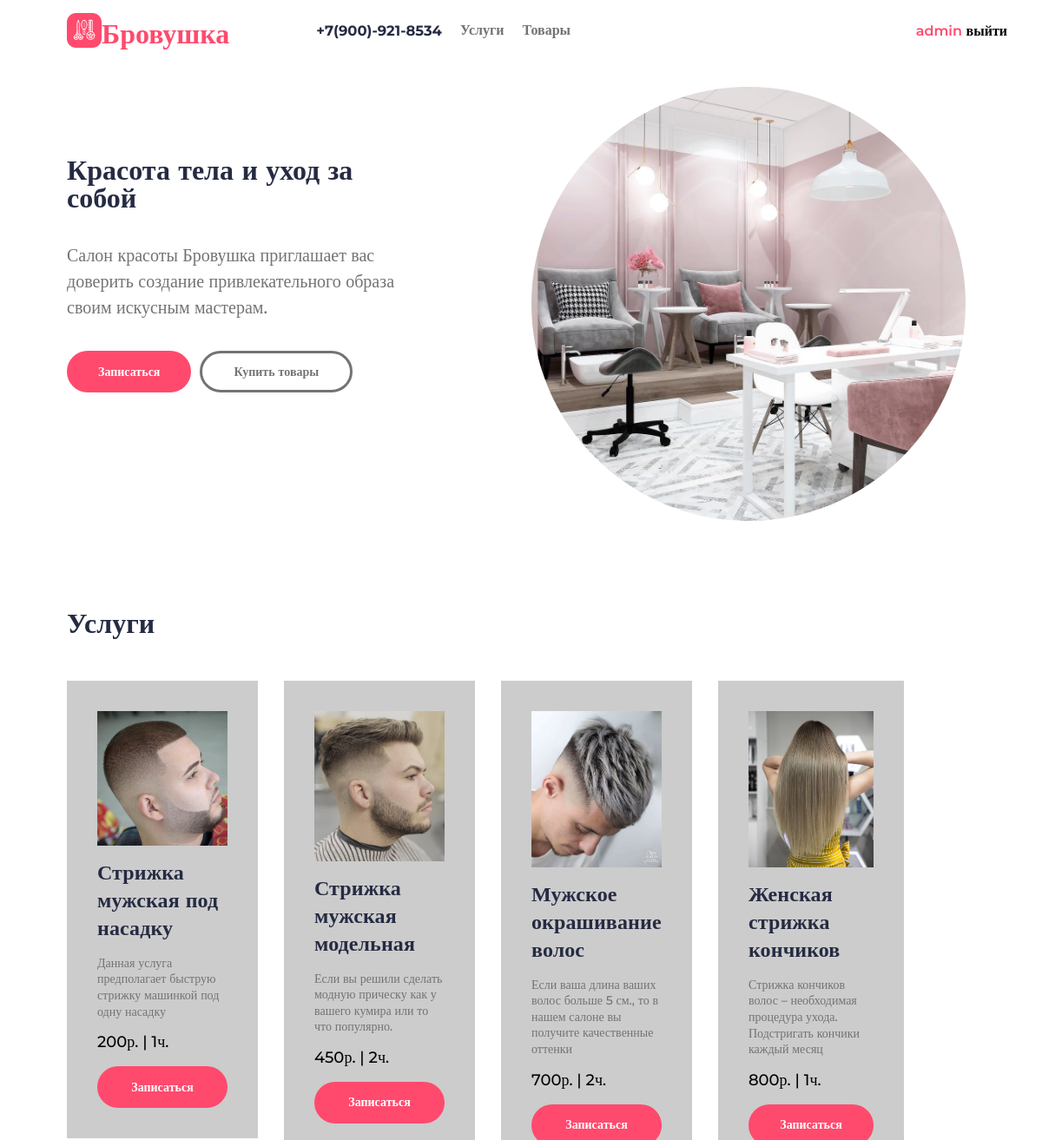
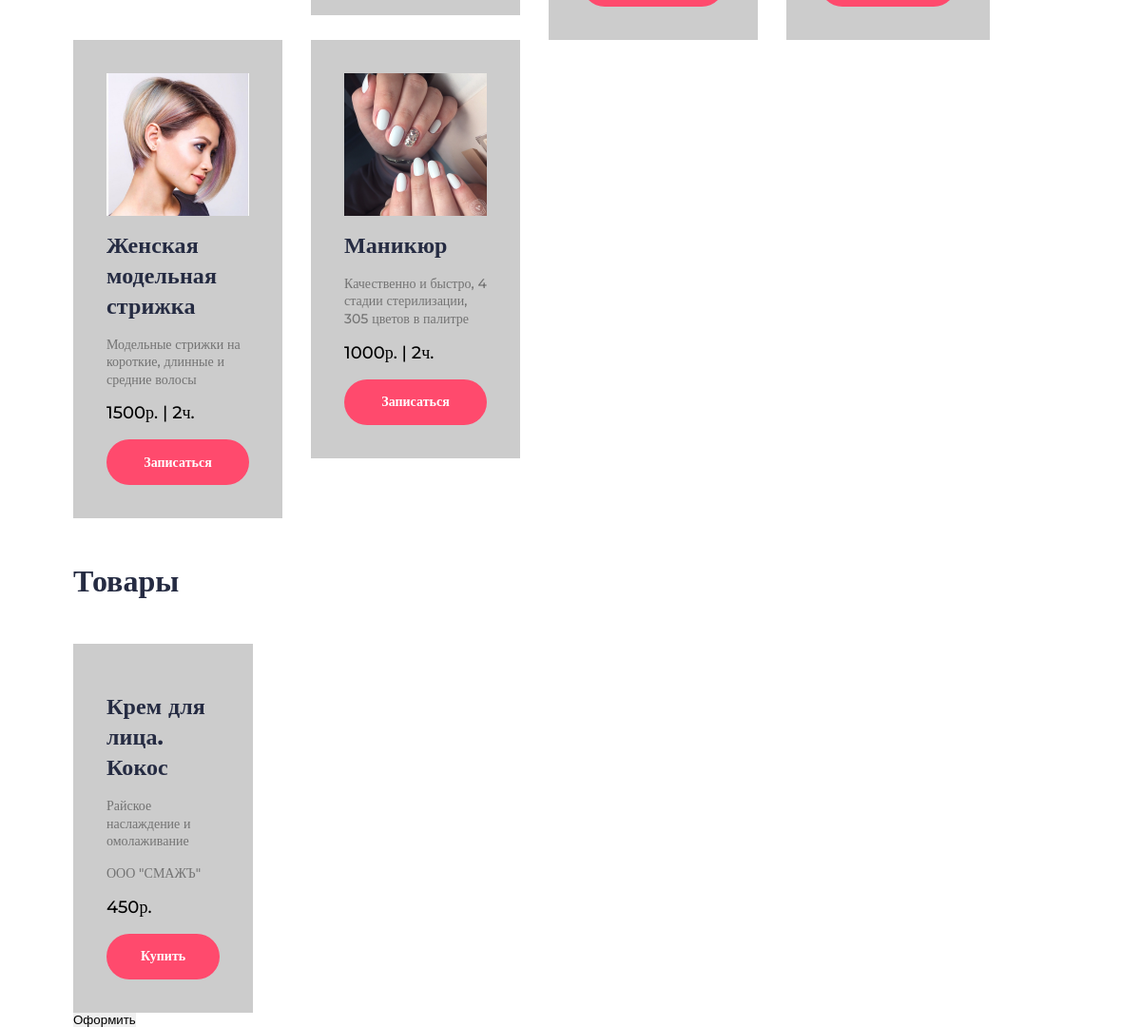
The app's page / (signed in) with its own data (2 pictures, top to bottom).
### service/models.py (models this page shows, shortened)
class Service(models.Model):
    title = models.CharField("Услуга", max_length=100, blank=True)
    description = models.CharField("Описание", max_length=100, blank=True)
    price = models.PositiveIntegerField("Цена", max_length=100, blank=True)
    duration = models.PositiveIntegerField("Длительность (часов)", max_length=100, blank=True)
    photo = models.ImageField("Фото")

class Product(models.Model):
    title = models.CharField("Продукт", max_length=100, blank=True)
    description = models.CharField("Описание", max_length=100, blank=True)
    price = models.PositiveIntegerField("Цена", blank=True)
    weight = models.PositiveIntegerField("Вес",  blank=True)
    size = models.PositiveIntegerField("Обьем в см. куб.", blank=True)
    category = models.ForeignKey(ProductCategory, verbose_name="Категория", on_delete=models.CASCADE)
    production = models.ForeignKey(Production, verbose_name="Производитель", on_delete=models.CASCADE)
    photo = models.ImageField("Фото")

class Production(models.Model):
    title = models.CharField("Производитель", max_length=100, blank=True)
    def __str__(self):
        return self.title

### service/views.py (the view)
# urls.py: path('', MainView.as_view(), name='main_page'),
class MainView(View):
    def get(self, request):
        serv = Service.objects.all()
        prod = Product.objects.all()
        return render(request, "main_page.html", {'serv': serv, 'prod': prod})

### service/templates/main_page.html (shortened to what this page needs)
<!DOCTYPE html>
{% load static %}
<html lang="en">
<head>
    <link
      rel="stylesheet"
      type="text/css"
      media="screen"
      href="{% static 'css/style.css' %}"
    />
</head>
<body>
    <div class="wrapper">
        <header class="header">
            <div class="header__container _container">
                <a href="{% url 'main_page' %}" class="header__logo">
                    <img src="../../media/beauty_logo.png" alt="">
                    <h3 class="header__text">Бровушка</h3>
                </a>
                <nav class="header__menu">
                    <ul class="menu__list">
                        <li class="menu__item">
                            <h3>+7(900)-921-8534</h3>
                        </li>
                        <li class="menu__item">
                            <a href="#service" class="menu__link">Услуги</a>
                        </li>
                        <li class="menu__item">
                            <a href="#products" class="menu__link">Товары</a>
                        </li>
                        <li class="menu__item">
                            {% if user.is_authenticated %}
                                <h3>
                                    <a href="client/{{ user.id }}" class="menu__link user__name">{{ user }}</a>
                                    <a href="{% url "logout" %}" class="menu__link user__logout">выйти</a>
                                </h3>
                            {% else %}
                                <a href="{% url 'login' %}" class="menu__link user__login">войти</a>
                            {% endif %}
                        </li>
                    </ul>
                </nav>
            </div>
        </header>
        <main class="page">
            <div class="main-block _container">
                <div class="main-block__body">
                    <h1 class="main-block__title">
                        Красота тела и уход за собой
                    </h1>
                    <div class="main-block__text">
                        Салон красоты Бровушка приглашает вас доверить создание привлекательного образа своим искусным мастерам.
                    </div>
                    <div class="main-block__buttons">
                        <a href="#service" class="main-block__button main-block__button_pink">Записаться</a>
                        <a href="#products" class="main-block__button main-block__button_border">Купить товары</a>
                    </div>
                </div>
                <div class="main-block__image _ibg">
                    <img src="../../media/main.jpg" alt="cover" />
                </div>
            </div>
            <section class="services-block _container" id="service">
                <h3 class="services__title">Услуги</h3>
                <div class="services__body">
                    {% for i in serv.values %}
                        <div class="services__column">
                            <div class="services__item">
                                <img src="../../media/{{ i.photo }}" alt="">
                                <h3 class="item-service__title">{{ i.title }}</h3>
                                <div class="item-service__text">{{ i.description }}</div>
                                <div class="item-service__text item_price">{{ i.price }}р. | {{ i.duration }}ч.</div>
                                <a href="" class="item-service__button">Записаться</a>
                            </div>
                        </div>
                    {% endfor %}
                </div>
            </section>
            <section class="product-block _container">
                <h3 class="product__title" id="products">Товары</h3>
                <div class="product__body">
                    {% for i in prod %}
                        <div class="product__column">
                            <div class="product__item">
                                <h3 class="item-product__title">{{ i.title }}</h3>
                                <div class="item-product__text">{{ i.description }}</div>
                                <div class="item-product__text">{{ i.production }}</div>
                                <div class="item-product__text item_price">{{ i.price }}р.</div>
                                <a href="" class="item-product__button">Купить</a>
                            </div>
                        </div>
                    {% endfor %}
                </div>
            </section>
            <section class="buy_block _container">
                <form method="post">
                    <button type="submit">Оформить</button>
                </form>
            </section>
        </main>
    </div>
</body>
</html>

### static/css/style.css (style rules this page uses)
*, *::before, *::after { padding: 0; margin: 0; border: 0; box-sizing: border-box; }
Ul, ol, li { list-style: none; }
a { text-decoration: none; }
img { vertical-align: top; }
html, body { height: 100%; line-height: 1; font-size: 14px; color: #252b42; font-family: Montserrat; font-weight: 500; }
.wrapper { min-width: 100%; overflow: hidden; flex-direction: column; }
._container { max-width: 1046px; margin: 0px auto; padding: 0 15px; box-sizing: content-box; }
.header { position: absolute; width: 100%; left: 0; top: 0; z-index: 50; }
.header__container { display: flex; min-height: 70px; align-items: center; }
.header__logo { display: flex; text-align: center; align-items: flex-end; }
.header__logo img { width: 40px; }
.header__text { font-size: 32px; font-weight: 700; color: #FF4A6D; }
.menu__list { display: flex; flex-wrap: wrap; margin: 0px 0px 0px 100px; }
.menu__item:last-child { position: absolute; right: 40px; }
.menu__item:not(:last-child) { margin: 0px 21px 0px 0px; }
.menu__link { color: #737373; font-weight: 600; font-size: 16px; }
.user__name { color: #FF4A6D; }
.user__login, .user__logout { color: black; }
.page { flex: 1 1 auto; }
.main-block { position: relative; }
.main-block__body { padding: 180px 0px 200px 0px; position: relative; z-index: 2; max-width: 390px; }
.main-block__body > *:not(:last-child) { margin: 0px 0px 35px 0px; }
.main-block__title { font-size: 32px; font-weight: 800; }
.main-block__text { color: #737373; font-size: 20px; line-height: 150%; }
.main-block__buttons { display: inline-flex; flex-wrap: wrap; }
.main-block__button { border-radius: 37px; display: flex; min-height: 48px; justify-content: center; align-items: center; padding: 5px 36px; font-weight: 700; line-height: 150%; text-align: center; }
.main-block__button:not(:last-child) { margin: 0px 10px 0px 0px; }
.main-block__button_pink { background: #FF4A6D; color: #fff; }
.main-block__button_border { border: 3px solid #737373; color: #737373; }
.main-block__image { position: absolute; width: 100%; height: 100%; top: 100px; left: 550px; }
.main-block__image img { object-position: center; border-radius: 300px; width: 500px; }
.services-block { margin-top: 50px; }
.services__title { font-size: 32px; margin-bottom: 50px; }
.services__body { display: flex; margin: 0px -15px; flex-wrap: wrap; }
.services__column { padding: 0px 15px; flex: 0 1 15%; }
.services__item { padding: 35px; max-width: 300px; background-color: #cccccc; }
.services__item > *:not(:last-child) { margin: 0px 0px 15px 0px; }
.services__item img { max-width: 150px; max-height: 180px; }
.item-service__title { font-weight: 700; font-size: 24px; line-height: 133%; letter-spacing: 0.1px; }
.item-service__text { color: #737373; line-height: 133%; }
.item_price { font-size: 18px; color: black; }
.item-service__button { border-radius: 37px; display: flex; min-height: 48px; justify-content: center; align-items: center; padding: 5px 36px; font-weight: 700; line-height: 150%; text-align: center; background: #FF4A6D; color: #fff; }
.product-block { margin-top: 50px; }
.product__title { font-size: 32px; margin-bottom: 50px; }
.product__body { display: flex; margin: 0px -15px; flex-wrap: wrap; }
.product__column { padding: 0px 15px; flex: 0 1 15%; }
.product__item { padding: 35px; max-width: 300px; background-color: #cccccc; }
.product__item > *:not(:last-child) { margin: 0px 0px 15px 0px; }
.item-product__title { font-weight: 700; font-size: 24px; line-height: 133%; letter-spacing: 0.1px; }
.item-product__text { color: #737373; line-height: 133%; }
.item-product__button { border-radius: 37px; display: flex; min-height: 48px; justify-content: center; align-items: center; padding: 5px 36px; font-weight: 700; line-height: 150%; text-align: center; background: #FF4A6D; color: #fff; }

### records on screen
Service: photo (picture), title "Стрижка мужская под насадку", description "Данная услуга предполагает быструю стрижку машинкой под одну насадку", price "200", duration "1"
Service: photo (picture), title "Стрижка мужская модельная", description "Если вы решили сделать модную прическу как у вашего кумира или то что популярно.", price "450", duration "2"
Service: photo (picture), title "Мужское окрашивание волос", description "Если ваша длина ваших волос больше 5 см., то в нашем салоне вы получите качественные оттенки", price "700", duration "2"
Service: photo (picture), title "Женская стрижка кончиков", description "Стрижка кончиков волос – необходимая процедура ухода. Подстригать кончики каждый месяц", price "800", duration "1"
Service: photo (picture), title "Женская модельная стрижка", description "Модельные стрижки на короткие, длинные и средние волосы", price "1500", duration "2"
Service: photo (picture), title "Маникюр", description "Качественно и быстро, 4 стадии стерилизации, 305 цветов в палитре", price "1000", duration "2"
Product: title "Крем для лица. Кокос", description "Райское наслаждение и омолаживание", production "ООО \"СМАЖЪ\"", price "450"

### other values on screen
{{ user }} "admin"
